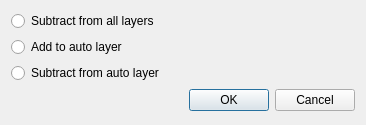
<?xml version="1.0" encoding="UTF-8"?>
<ui version="4.0">
 <class>PictureZonePropDialog</class>
 <widget class="QDialog" name="PictureZonePropDialog">
  <property name="geometry">
   <rect>
    <x>0</x>
    <y>0</y>
    <width>366</width>
    <height>125</height>
   </rect>
  </property>
  <property name="windowTitle">
   <string>Zone Properties</string>
  </property>
  <layout class="QVBoxLayout" name="verticalLayout_3">
   <item>
    <widget class="QRadioButton" name="eraser3">
     <property name="text">
      <string>Subtract from all layers</string>
     </property>
    </widget>
   </item>
   <item>
    <widget class="QRadioButton" name="painter2">
     <property name="text">
      <string>Add to auto layer</string>
     </property>
    </widget>
   </item>
   <item>
    <widget class="QRadioButton" name="eraser1">
     <property name="text">
      <string>Subtract from auto layer</string>
     </property>
    </widget>
   </item>
   <item>
    <widget class="QDialogButtonBox" name="buttonBox">
     <property name="orientation">
      <enum>Qt::Horizontal</enum>
     </property>
     <property name="standardButtons">
      <set>QDialogButtonBox::Cancel|QDialogButtonBox::Ok</set>
     </property>
    </widget>
   </item>
  </layout>
 </widget>
 <resources/>
 <connections>
  <connection>
   <sender>buttonBox</sender>
   <signal>accepted()</signal>
   <receiver>PictureZonePropDialog</receiver>
   <slot>accept()</slot>
   <hints>
    <hint type="sourcelabel">
     <x>248</x>
     <y>254</y>
    </hint>
    <hint type="destinationlabel">
     <x>157</x>
     <y>274</y>
    </hint>
   </hints>
  </connection>
  <connection>
   <sender>buttonBox</sender>
   <signal>rejected()</signal>
   <receiver>PictureZonePropDialog</receiver>
   <slot>reject()</slot>
   <hints>
    <hint type="sourcelabel">
     <x>316</x>
     <y>260</y>
    </hint>
    <hint type="destinationlabel">
     <x>286</x>
     <y>274</y>
    </hint>
   </hints>
  </connection>
 </connections>
</ui>
